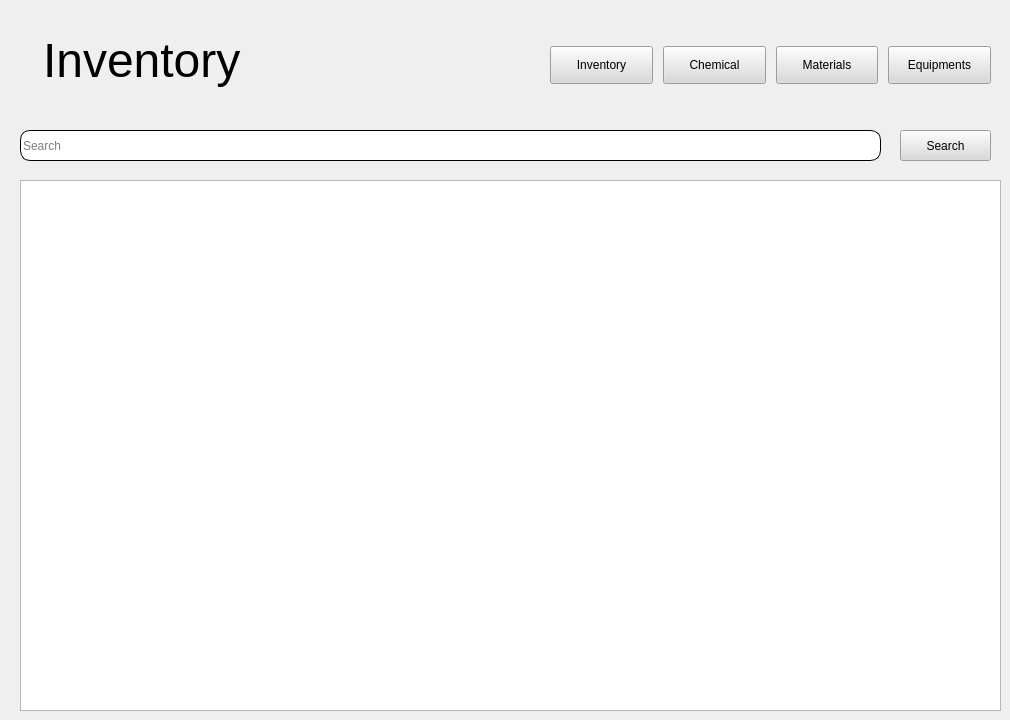
    <widget class="QWidget" name="InventoryPage">
     <property name="styleSheet">
      <string notr="true">QPushButton{
	height: 30px;
	background-color: #D9D9D9;
}

QPushButton:hover{
	background-color: #A7A6A6
}
</string>
     </property>
     <widget class="QLabel" name="label_10">
      <property name="geometry">
       <rect>
        <x>40</x>
        <y>20</y>
        <width>251</width>
        <height>81</height>
       </rect>
      </property>
      <property name="lineWidth">
       <number>0</number>
      </property>
      <property name="text">
       <string>&lt;html&gt;&lt;head/&gt;&lt;body&gt;&lt;p&gt;&lt;span style=&quot; font-size:36pt;&quot;&gt;Inventory&lt;/span&gt;&lt;/p&gt;&lt;/body&gt;&lt;/html&gt;</string>
      </property>
      <property name="scaledContents">
       <bool>false</bool>
      </property>
      <property name="indent">
       <number>3</number>
      </property>
     </widget>
     <widget class="QTableWidget" name="inventoryTable">
      <property name="geometry">
       <rect>
        <x>20</x>
        <y>180</y>
        <width>981</width>
        <height>531</height>
       </rect>
      </property>
      <property name="lineWidth">
       <number>-1</number>
      </property>
     </widget>
     <widget class="QWidget" name="layoutWidget">
      <property name="geometry">
       <rect>
        <x>550</x>
        <y>40</y>
        <width>441</width>
        <height>51</height>
       </rect>
      </property>
      <layout class="QHBoxLayout" name="horizontalLayout">
       <property name="spacing">
        <number>10</number>
       </property>
       <property name="sizeConstraint">
        <enum>QLayout::SetDefaultConstraint</enum>
       </property>
       <item>
        <widget class="QPushButton" name="inventoryBtn">
         <property name="text">
          <string>Inventory</string>
         </property>
        </widget>
       </item>
       <item>
        <widget class="QPushButton" name="chemicalBtn">
         <property name="text">
          <string>Chemical</string>
         </property>
        </widget>
       </item>
       <item>
        <widget class="QPushButton" name="materialsBtn">
         <property name="styleSheet">
          <string notr="true"/>
         </property>
         <property name="text">
          <string>Materials</string>
         </property>
        </widget>
       </item>
       <item>
        <widget class="QPushButton" name="equipmentBtn">
         <property name="text">
          <string>Equipments</string>
         </property>
        </widget>
       </item>
      </layout>
     </widget>
     <widget class="QLineEdit" name="inventorySearch">
      <property name="geometry">
       <rect>
        <x>20</x>
        <y>130</y>
        <width>861</width>
        <height>31</height>
       </rect>
      </property>
      <property name="styleSheet">
       <string notr="true">border: 1px solid black;
border-radius: 10px;
padding-right: 100px</string>
      </property>
      <property name="text">
       <string/>
      </property>
      <property name="frame">
       <bool>false</bool>
      </property>
      <property name="echoMode">
       <enum>QLineEdit::Normal</enum>
      </property>
      <property name="cursorPosition">
       <number>0</number>
      </property>
      <property name="placeholderText">
       <string>Search</string>
      </property>
     </widget>
     <widget class="QPushButton" name="inventorysearchBtn">
      <property name="geometry">
       <rect>
        <x>900</x>
        <y>130</y>
        <width>91</width>
        <height>31</height>
       </rect>
      </property>
      <property name="text">
       <string>Search</string>
      </property>
      <property name="icon">
       <iconset resource="icons.qrc">
        <normaloff>:/newPrefix/165329.png</normaloff>:/newPrefix/165329.png</iconset>
      </property>
     </widget>
    </widget>
